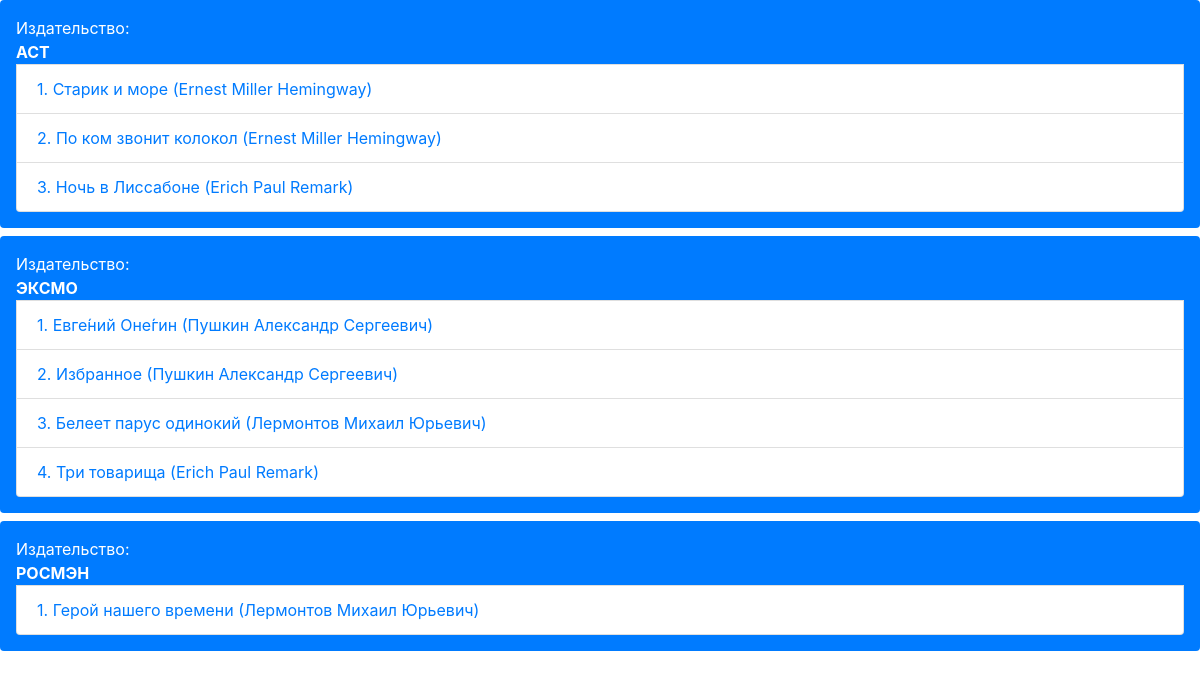
Screenshot of /publishers/ with the database file from the repository.
### p_library/models.py (models this page shows, shortened)
class Publisher(models.Model):
    title = models.TextField()
    country = models.CharField(max_length=2)

class Book(models.Model):
    ISBN = models.CharField(max_length=13)
    title = models.TextField()
    description = models.TextField()
    year_release = models.SmallIntegerField()
    author = models.ForeignKey(Author, on_delete=models.CASCADE)
    copy_count = models.SmallIntegerField(default=0)
    price = models.DecimalField(max_digits=7, decimal_places=2, default=0)
    publisher = models.ForeignKey(Publisher, on_delete=models.CASCADE)

class Author (models.Model):
    full_name = models.TextField()
    birth_year = models.SmallIntegerField()
    country = models.CharField(max_length=2)

### p_library/views.py (the view)
# urls.py: path('publishers/', views.publishers),
def publishers(request):
    template = loader.get_template('publishers.html')
    publishers = Publisher.objects.all()
    publisher_data = {
        'publishers': publishers
    }
    return HttpResponse(template.render(publisher_data, request))

### p_library/templates/publishers.html (shortened to what this page needs)
<!doctype html>
<html lang="en">
<head>
    <link rel="stylesheet" href="https://cdn.jsdelivr.net/npm/bootstrap@4.5.3/dist/css/bootstrap.min.css">
</head>
<body>
    {% for publisher in publishers %}
    <ul class="list-group p-3 mb-2 bg-primary text-white">
        Издательство: <span class="font-weight-bold">{{ publisher.title }}</span>
        {% for book in publisher.book_set.all %}
        <li class="list-group-item text-primary"> {{ forloop.counter }}. {{ book.title }} ({{ book.author.full_name }})</li>
        {% endfor %}
    </ul>
    {% endfor %}
</body>
</html>

### rows the page displays
Publisher: title "АСТ"
Book: title "Старик и море", author.full_name "Ernest Miller Hemingway"
Book: title "По ком звонит колокол", author.full_name "Ernest Miller Hemingway"
Book: title "Ночь в Лиссабоне", author.full_name "Erich Paul Remark"
Publisher: title "ЭКСМО"
Book: title "Евге́ний Оне́гин", author.full_name "Пушкин Александр Сергеевич"
Book: title "Избранное", author.full_name "Пушкин Александр Сергеевич"
Book: title "Белеет парус одинокий", author.full_name "Лермонтов Михаил Юрьевич"
Book: title "Три товарища", author.full_name "Erich Paul Remark"
Publisher: title "РОСМЭН"
Book: title "Герой нашего времени", author.full_name "Лермонтов Михаил Юрьевич"
